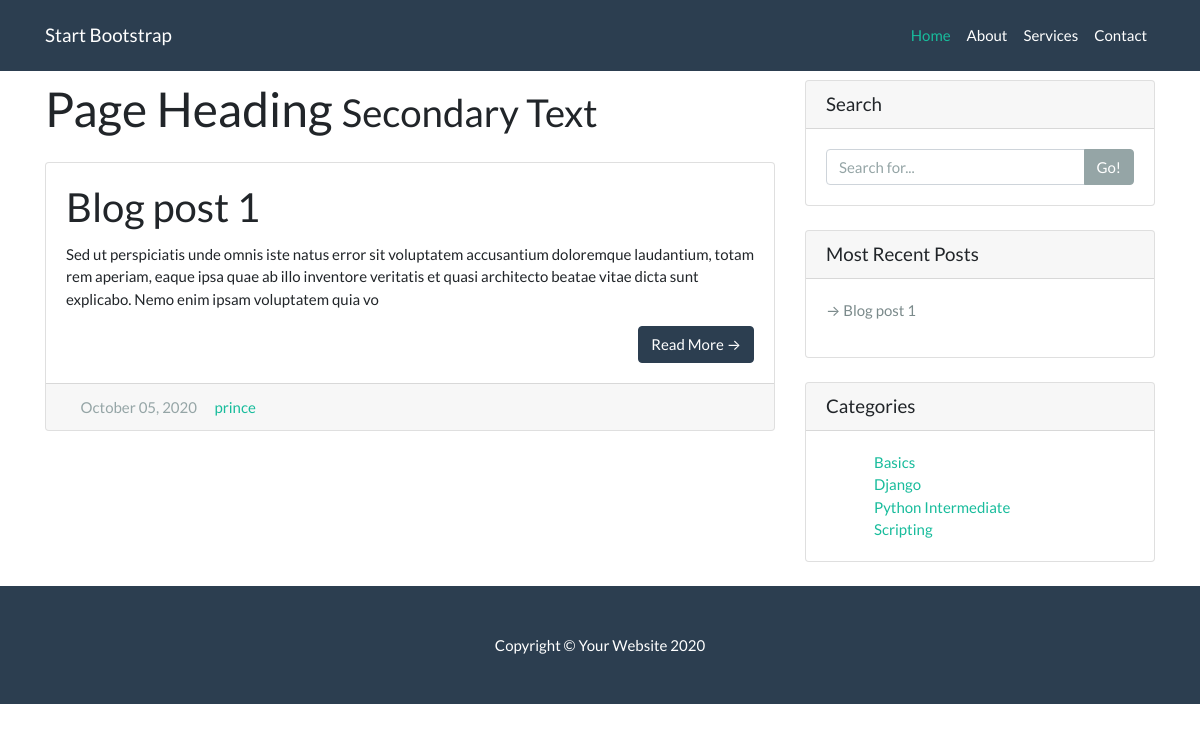
The app's page /, older data.
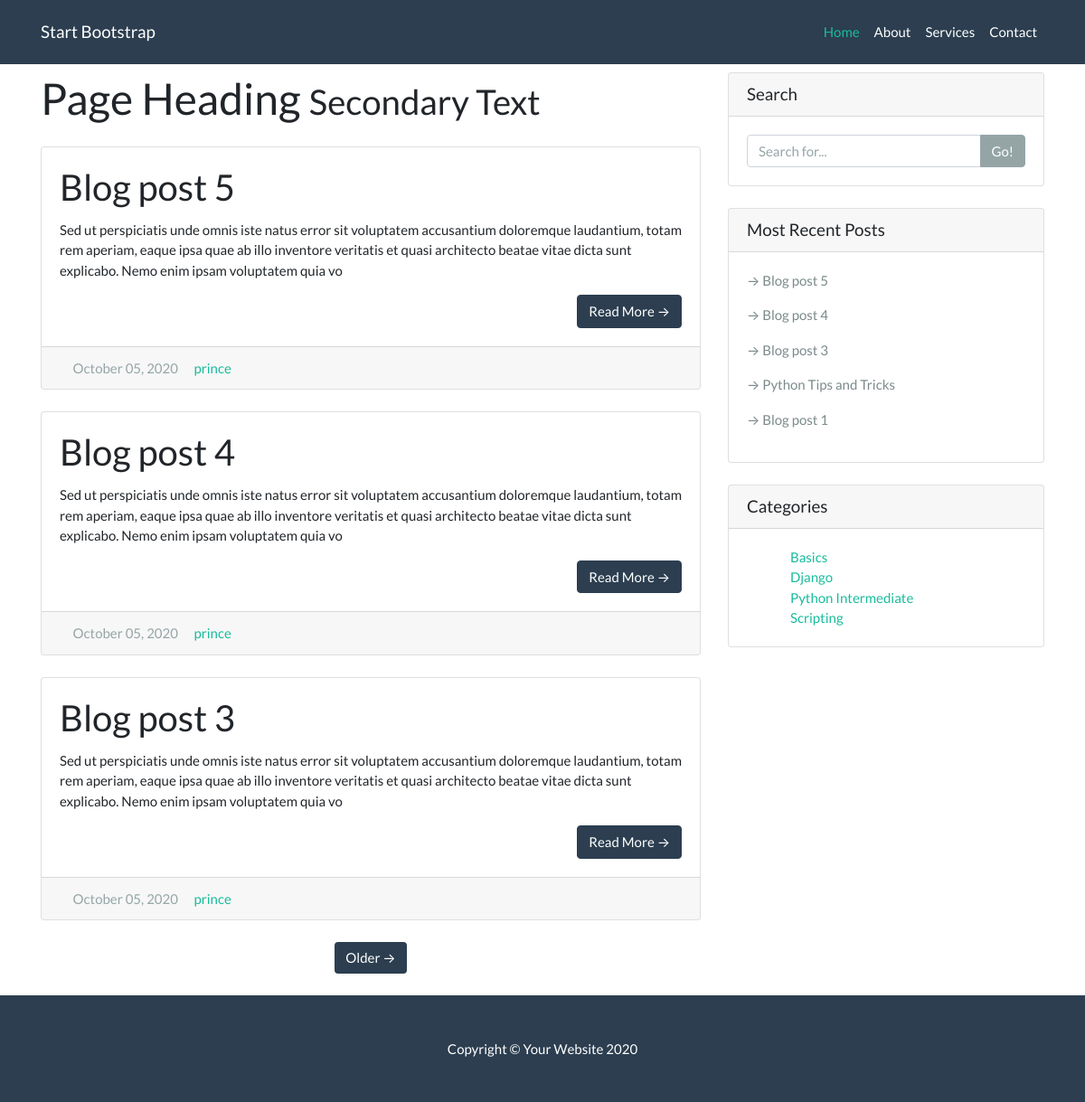
The same page, newer data.
### blog/models.py (models this page shows, shortened)
class Post(models.Model):
    title = models.CharField(max_length=200)
    author = models.ForeignKey(Author, on_delete=models.CASCADE)
    image = models.ImageField(upload_to='post_images', blank=True)
    slug = models.SlugField(unique=True)
    overview = models.TextField()
    content = models.TextField()
    pub_date = models.DateTimeField(auto_now_add=True)
    categories = models.ManyToManyField(Category, related_name='posts')
    featured = models.BooleanField(default=False)
    class Meta:
        ordering = ['-pub_date']

class Author(models.Model):
    user = models.OneToOneField(User, on_delete=models.CASCADE)
    def __str__(self):
        return f"{self.user.username}"

class Category(models.Model):
    tag = models.CharField(max_length=50)
    def __str__(self):
        return f'{self.tag}'

### blog/views.py (the view)
# urls.py: path("", views.index, name='index'),
def index(request):
    posts = Post.objects.filter(featured=True)
    paginator = Paginator(posts, 3)
    page = request.GET.get('page')
    try:
        post_list = paginator.page(page)
    except PageNotAnInteger:
        post_list = paginator.page(1)
    except EmptyPage:
        post_list = paginator.page(paginator.num_pages)
    context = {
        'posts': post_list,
        'categories': categories,
        'recent_posts': recent_posts,
    }
    return render(request, 'blog/index.html', context)

### blog/templates/blog/index.html (shortened to what this page needs)
{% extends "blog/base.html" %}
{% block content %}
  <div class="container">
    <div class="row">
      <div class="col-md-8">
        <h1 class="my-4">Page Heading
          <small>Secondary Text</small>
        </h1>
      {% for post in posts %}
        <div class="card mb-4">
          <div class="card-body">
            <h2 class="card-title">{{ post.title }}</h2>
            <p class="card-text">{{ post.overview | safe | slice:":250" }}</p>
            <a href="{% url 'blog:detail' post.slug %}" class="btn btn-primary float-right">Read More &rarr;</a>
          </div>
          <div class="card-footer text-muted">
            <i class="far fa-calendar-alt"></i> {{ post.pub_date | date:"F d, Y"}}
            <i class="fas fa-user"></i> <a href="#">{{ post.author }}</a>
          </div>
        </div>
      {% endfor %}
        {% if posts.has_other_pages %}
        <ul class="pagination justify-content-center mb-4">
          {% if posts.has_next %}
          <li class="page-item">
            <a class="page-link bg-primary" href="?page={{ posts.next_page_number }}">Older &rarr;</a>
          </li>
          {% endif %}
        </ul>
        {% endif %}
      </div>
      {% include 'blog/sidebar.html'%}
    </div>
  </div>
{% endblock content%}

### blog/templates/blog/base.html (shortened to what this page needs)
{% load static %}
<!DOCTYPE html>
<html lang="en">
<head>
  <link href="{% static 'blog/bootstrap.min.css' %}" rel="stylesheet">
  <link rel="stylesheet" href="{% static 'blog/css/all.css' %}">
</head>
<body>
  <nav class="navbar navbar-expand-lg navbar-dark bg-primary fixed-top">
    <div class="container">
      <a class="navbar-brand" href="#">Start Bootstrap</a>
      <div class="collapse navbar-collapse" id="navbarResponsive">
        <ul class="navbar-nav ml-auto">
          <li class="nav-item active">
            <a class="nav-link" href="#">Home
            </a>
          </li>
          <li class="nav-item">
            <a class="nav-link" href="#">About</a>
          </li>
          <li class="nav-item">
            <a class="nav-link" href="#">Services</a>
          </li>
          <li class="nav-item">
            <a class="nav-link" href="#">Contact</a>
          </li>
        </ul>
      </div>
    </div>
  </nav>
{% block content %}
{% endblock %}
  <footer class="py-5 bg-primary">
    <div class="container">
      <p class="m-0 text-center text-white">Copyright &copy; Your Website 2020</p>
    </div>
  </footer>
</body>
</html>

### blog/templates/blog/sidebar.html
<div class="col-md-4">
        <div class="card my-4">
          <h5 class="card-header">Search</h5>
          <div class="card-body">
            <div class="input-group">
              <input type="text" class="form-control" placeholder="Search for...">
              <span class="input-group-append">
                <button class="btn btn-secondary" type="button">Go!</button>
              </span>
            </div>
          </div>
        </div>
        <div class="card my-4">
          <h5 class="card-header">Most Recent Posts</h5>
          <div class="card-body">
            {% for recent in recent_posts %}
            <p ><a class="text-dark" href="{% url 'blog:detail' recent.slug %}">&rarr; {{ recent.title }}</a></p>
            {% endfor %}
          </div>
        </div>
        <div class="card my-4">
          <h5 class="card-header">Categories</h5>
          <div class="card-body">
            <div class="row">
              <div class="container ml-5">
                <ul class="list-unstyled mb-0">
                  {% for cat in categories %}
                  <li>
                    <a href="{% url 'blog:category' cat.tag %}">{{ cat }}</a>
                  </li>
                  {% endfor %}
                </ul>
              </div>
            </div>
          </div>
        </div>
</div>

### blog/static/blog/css/all.css (style rules this page uses)
.fa, .fas, .far, .fal, .fad, .fab { -moz-osx-font-smoothing: grayscale; -webkit-font-smoothing: antialiased; display: inline-block; font-style: normal; font-variant: normal; text-rendering: auto; line-height: 1; }
.fa-calendar-alt:before { content: "\f073"; }
.fa-user:before { content: "\f007"; }
.far { font-family: 'Font Awesome 5 Free'; font-weight: 400; }

### blog/templates/blog/base.html (style rules this page uses)
body { padding-top: 56px; }

Row changes from the older to the newer data that the page shows:
no longer on one of the page's lists (row unchanged): Post: title "Blog post 1", overview "Sed ut perspiciatis unde omnis iste natus error sit voluptatem accusantium doloremque laudantium, totam rem aperiam, eaque ipsa quae ab illo inventore veritatis et quasi architecto beatae vitae dicta sunt explicabo. Nemo enim ipsam voluptatem quia vo", pub_date "October 05, 2020", author "prince"
added Post: title "Blog post 5", overview "Sed ut perspiciatis unde omnis iste natus error sit voluptatem accusantium doloremque laudantium, totam rem aperiam, eaque ipsa quae ab illo inventore veritatis et quasi architecto beatae vitae dicta sunt explicabo. Nemo enim ipsam voluptatem quia vo", pub_date "October 05, 2020", author "prince"
added Post: title "Blog post 4", overview "Sed ut perspiciatis unde omnis iste natus error sit voluptatem accusantium doloremque laudantium, totam rem aperiam, eaque ipsa quae ab illo inventore veritatis et quasi architecto beatae vitae dicta sunt explicabo. Nemo enim ipsam voluptatem quia vo", pub_date "October 05, 2020", author "prince"
added Post: title "Blog post 3", overview "Sed ut perspiciatis unde omnis iste natus error sit voluptatem accusantium doloremque laudantium, totam rem aperiam, eaque ipsa quae ab illo inventore veritatis et quasi architecto beatae vitae dicta sunt explicabo. Nemo enim ipsam voluptatem quia vo", pub_date "October 05, 2020", author "prince"
added Post: title "Python Tips and Tricks", shown under "Most Recent Posts"
Text that changed along with them:
text now shown: "Older →"
